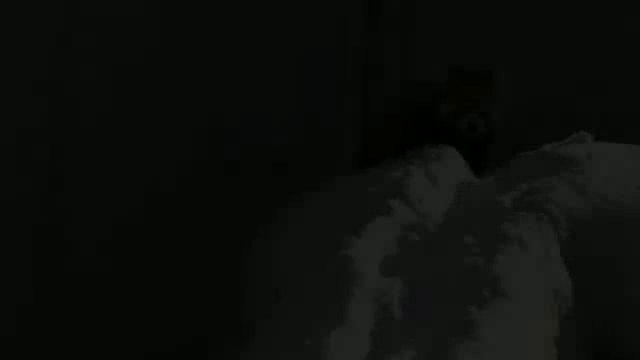
#> input picture frame 12 of OpenCVPysource/images/flipped_red_panda.avi, 640 x 360 px, given in place of red_panda_snow.mp4, which was not available
$ python 02SaveVideo.py
#> lines starting #> are read from the running program, lines starting #| are printed output that depends on the picture
import cv2

cap = cv2.VideoCapture("images/red_panda_snow.mp4")
fourcc = cv2.VideoWriter_fourcc(*"XVID")
out = cv2.VideoWriter("images/flipped_red_panda.avi", fourcc, 25, (640, 360))

while True:
    ret, frame = cap.read()
#> frame is the input picture: shape (360, 640, 3); mean B, G, R 10.6, 13.5, 11.5
    frame2 = cv2.flip(frame, 1)
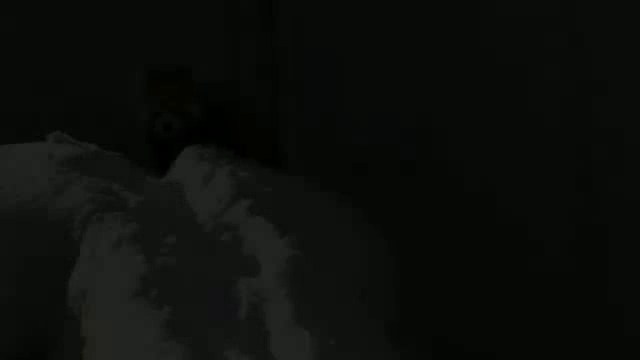
#> frame2: shape (360, 640, 3); mean B, G, R 10.6, 13.5, 11.5

    cv2.imshow("Flipped Frame", frame2)
    cv2.imshow("Original Frame", frame)

    out.write(frame2)

    key = cv2.waitKey(25)
#> (key Esc is pressed here)
    if key == 27:
        break

out.release()
cap.release()
cv2.destroyAllWindows()

$ run again, starting later in the video
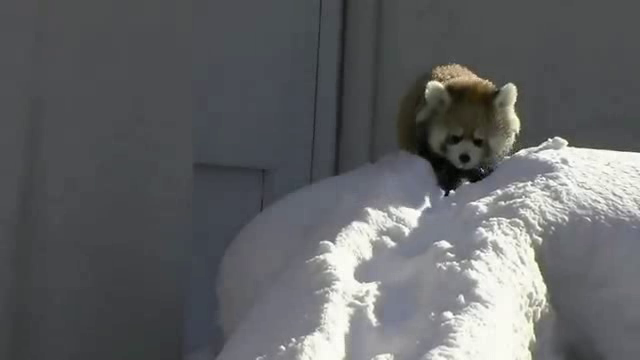
#> input picture frame 54 of OpenCVPysource/images/flipped_red_panda.avi, 640 x 360 px, given in place of red_panda_snow.mp4, which was not available
#> frame is the input picture: shape (360, 640, 3); mean B, G, R 100.7, 98.8, 97.3
#> `frame2 = cv2.flip(frame, 1)`:
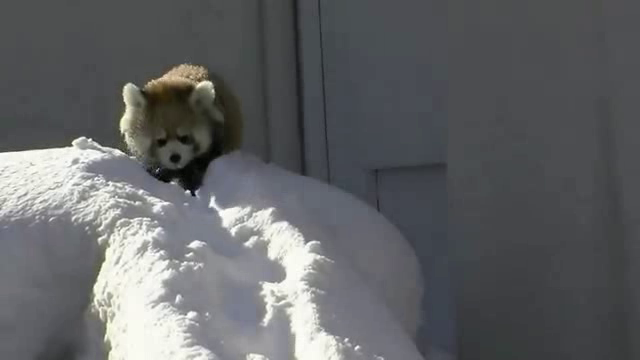
#> frame2: shape (360, 640, 3); mean B, G, R 100.7, 98.8, 97.3

$ run again, starting later in the video
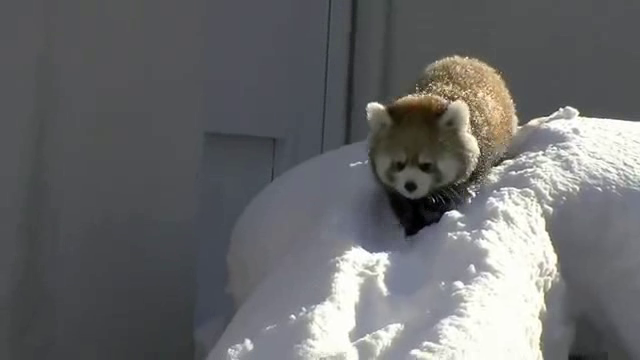
#> input picture frame 97 of OpenCVPysource/images/flipped_red_panda.avi, 640 x 360 px, given in place of red_panda_snow.mp4, which was not available
#> frame is the input picture: shape (360, 640, 3); mean B, G, R 106.5, 105.2, 104.5
#> `frame2 = cv2.flip(frame, 1)`:
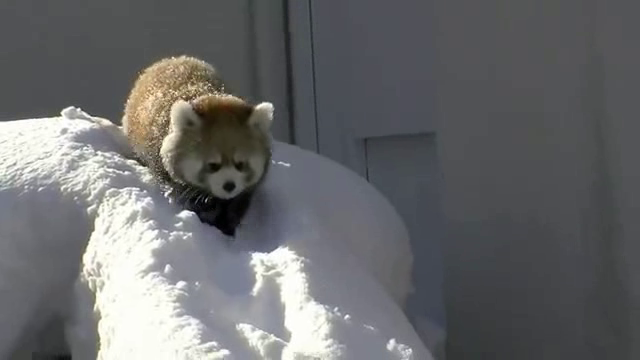
#> frame2: shape (360, 640, 3); mean B, G, R 106.5, 105.2, 104.5
